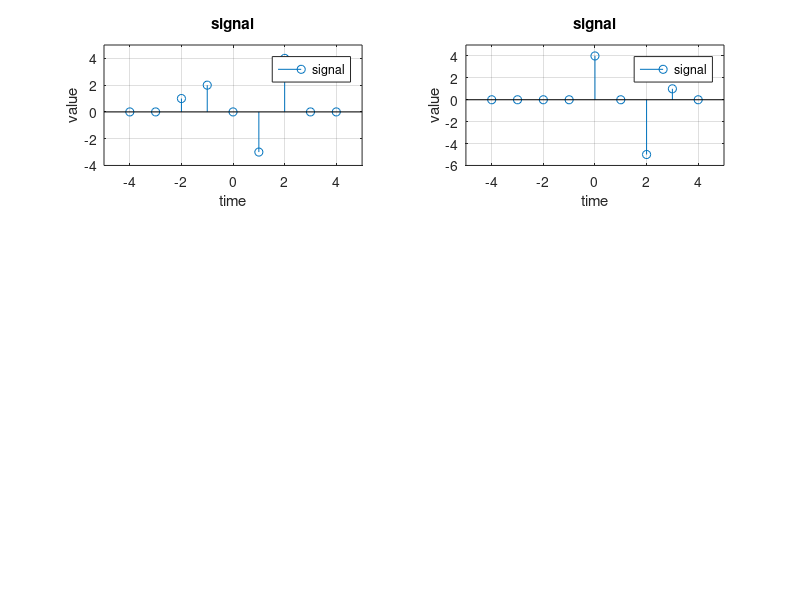

This figure's MATLAB source: (Note: this script raises an error after producing the figure.)
t = (-4:1:4)
t1 = (-8:1:8)
x = [0 0 1 2 0 -3 4 0 0 ];
h = [0 0 0 0 4 0 -5 1 0 ];
ih = [0 -5 1 0 0 4 0 0 0 0]
ih1 = [0 0 -5 1 0 0 4 0 0 0]
ih2 = [0 0 0 -5 1 0 0 4 0 0]
xx = [0 0 0 0 0 0 1 2 0 -3 4 0 0 0 0 0 0 ];
xh = [0 0 0 0 0 0 0 0 4 0 -5 1 0 0 0 0 0];

subplot(3,2,1)
stem(t,x),grid on;
xlim([min(t)-1 max(t)+1]);ylim([min(x)-1 max(x)+1]);
xlabel('time');
ylabel('value');
legend('signal');
title('signal')

subplot(3,2,2)
stem(t,h),grid on;
xlim([min(t)-1 max(t)+1]);ylim([min(h)-1 max(h)+1]);
xlabel('time');
ylabel('value');
legend('signal');
title('signal')
len = length(x)+length(h) - 1
y = zeros(1,len)

[fh,ft1]=sigfold(h,t1)

y0=sum(x.*fh)
y1=sum(x.*ih1)
y2=sum(x.*ih2)
yn = [y0,y1,y2]
[sh,st] = sigshift(fh,ft1,t(i))

con = y


subplot(3,2,3)
stem(t1,con),grid on;
xlim([min(t)-1 max(t)+1]);ylim([min(con)-1 max(con)+1]);
xlabel('time');
ylabel('value');
legend('signal');
title('condef')